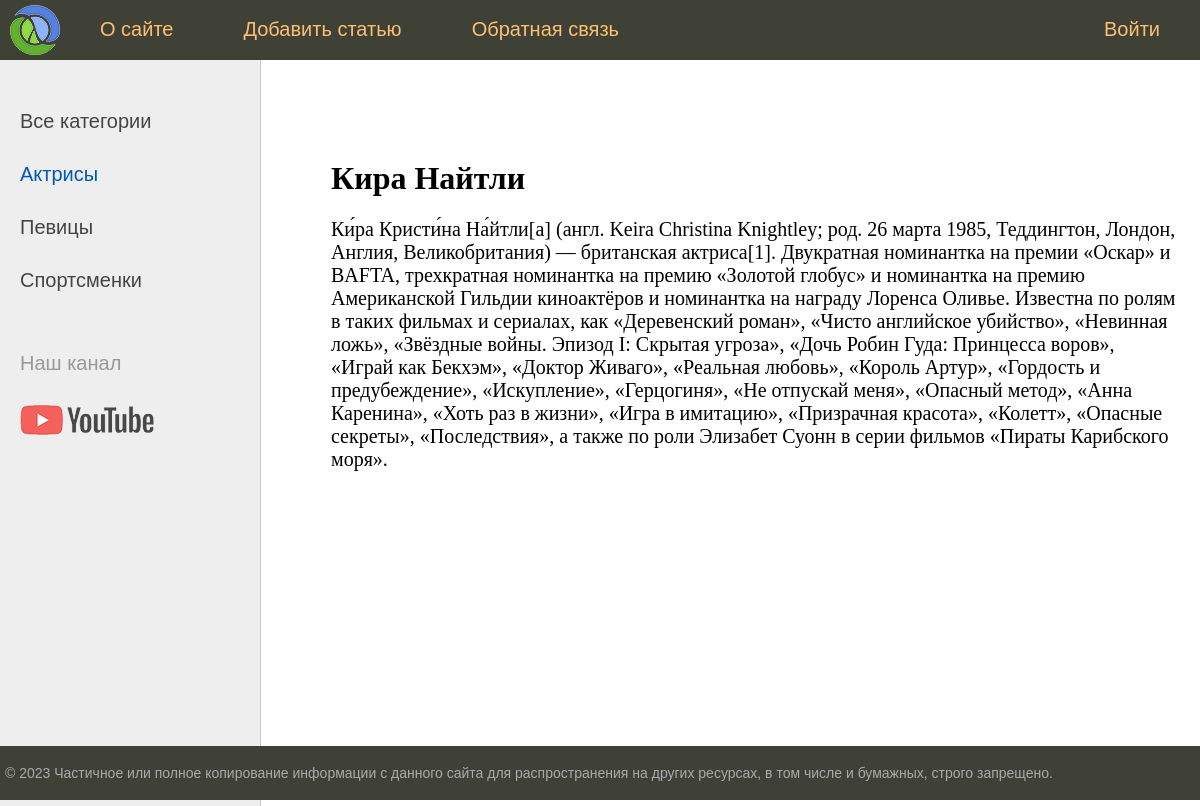
/post/kira-naitli/, run on the app's committed database.
### women/models.py (models this page shows, shortened)
class Women(models.Model):
    class Status(models.IntegerChoices):
        DRAFT = 0, 'Черновик'
        PUBLISHED = 1, 'Опубликовано'
    title = models.CharField(max_length=255)
    slug = models.SlugField(max_length=255, unique=True, db_index=True)
    content = models.TextField(blank=True)
    time_create = models.DateTimeField(auto_now_add=True)
    time_update = models.DateTimeField(auto_now=True)
    is_published = models.BooleanField(choices=Status.choices, default=Status.PUBLISHED)
    cat = models.ForeignKey('Category', on_delete=models.PROTECT)
    class Meta:
        ordering = ['-time_create']
        indexes = [
            models.Index(fields=['-time_create'])
        ]
    objects = models.Manager()
    published = PublishedManager()

### women/views.py (the view)
# urls.py: path('post/<slug:post_slug>/', views.show_post, name='post'),
def show_post(request, post_slug):
    post = get_object_or_404(Women, slug=post_slug)
    data = {
        'title': post.title,
        'menu': menu,
        'post': post,
        'cat_selected': 1
    }
    return render(request=request,
                  template_name='women/post.html',
                  context=data)

### women/templatetags/women_tags.py (called while the page is built)
@register.inclusion_tag('women/list_categories.html')
def show_categories(cat_selected=0):
    cats = views.cats_db
    return {'cats': cats, 'cat_selected': cat_selected}

### women/templates/women/post.html (shortened to what this page needs)
{% extends 'base.html' %}
{% block content %}
	<h1>{{ post.title }}</h1>
    {{ post.content|linebreaks }}
{% endblock %}

### data on the page
Women: title "Кира Найтли", content "Ки́ра Кристи́на На́йтли[a] (англ. Keira Christina Knightley; род. 26 марта 1985, Теддингтон, Лондон, Англия, Великобритания) — британская актриса[1]. Двукратная номинантка на премии «Оскар» и BAFTA, трехкратная номинантка на премию «Золотой глобус» и номинантка на премию Американской Гильдии киноактёров и номинантка на награду Лоренса Оливье. Известна по ролям в таких фильмах и сериалах, как «Деревенский роман», «Чисто английское убийство», «Невинная ложь», «Звёздные войны. Эпизод I: Скрытая угроза», «Дочь Робин Гуда: Принцесса воров», «Играй как Бекхэм», «Доктор Живаго», «Реальная любовь», «Король Артур», «Гордость и предубеждение», «Искупление», «Герцогиня», «Не отпускай меня», «Опасный…"

### other printed values
{{ m.title }} "О сайте" "Добавить статью" "Обратная связь" "Войти"
{{ cat.name }} "Актрисы"
{{ cat.name }} "Певицы" "Спортсменки"
